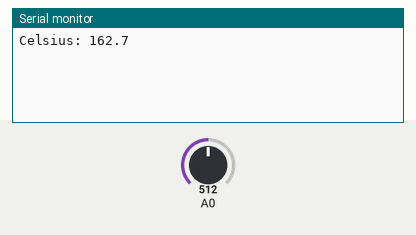
A sketch run on a simulated Arduino Uno, built with avr-gcc and run on an emulated ATmega328P. On the bench: the last lines printed to the serial monitor. The test bench sets the inputs (shaded band); at power-on: A0 = 512.

Above: at 1.2 s.
1.3 s: A0 set to 0
At 3.2 s:
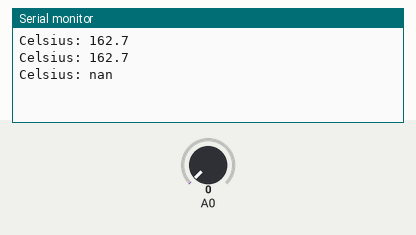
4.3 s: A0 set to 122
At 5.6 s:
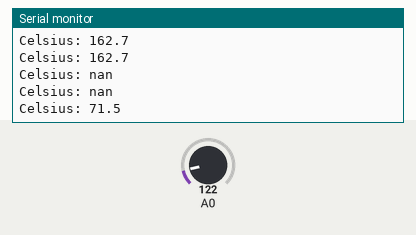

The sketch:

2017-12-27_Thermoworks_Thermistor.ino
```cpp
/* Steinhart-Hart coefficients from:
 * https://tvwbb.com/showthread.php?69233-Thermoworks-TX-1001X-OP-amp-TX-1003X-AP-Probe-Steinhart-Hart-Coefficients
 *
 * Coefficient TX-1001X-OP / TX-1003X-AP
 * Steinhart A 0.0007343140544
 * Steinhart B 0.0002157437229
 * Steinhart C 0.0000000951568577
 *
 *
 * https://arduinodiy.wordpress.com/2015/11/10/measuring-temperature-with-ntc-the-steinhart-hart-formula/
 * https://edwardmallon.wordpress.com/2016/06/09/better-thermistor-readings-with-an-arduino-series-resistors-aref/
 * https://github.com/OSBSS/Thermistor_v2/blob/master/Thermistor_v2.ino
 *
 * http://playground.arduino.cc/ComponentLib/Thermistor2
 *
 *
 *
 */


/*
 * Inputs ADC Value from Thermistor and outputs Temperature in Celsius
 *  requires: include <math.h>
 * Utilizes the Steinhart-Hart Thermistor Equation:
 *    Temperature in Kelvin = 1 / {A + B[ln(R)] + C[ln(R)]3}
 *    where A = 0.001129148, B = 0.000234125 and C = 8.76741E-08
 *
 * These coefficients seem to work fairly universally, which is a bit of a
 * surprise.
 *
 * Schematic:
 *   [Ground] -- [10k-pad-resistor] -- | -- [thermistor] --[Vcc (5 or 3.3v)]
 *                                               |
 *                                          Analog Pin 0
 *
 * In case it isn't obvious (as it wasn't to me until I thought about it), the analog ports
 * measure the voltage between 0v -> Vcc which for an Arduino is a nominal 5v, but for (say)
 * a JeeNode, is a nominal 3.3v.
 *
 * The resistance calculation uses the ratio of the two resistors, so the voltage
 * specified above is really only required for the debugging that is commented out below
 *
 * Resistance = PadResistor * (1024/ADC -1)
 *
 * I have used this successfully with some CH Pipe Sensors (http://www.atcsemitec.co.uk/pdfdocs/ch.pdf)
 * which be obtained from http://www.rapidonline.co.uk.
 *
 */

#include <math.h>

#define ThermistorPIN 0                 // Analog Pin 0

float vcc = 3.3;                       // only used for display purposes, if used
                                        // set to the measured Vcc.
float pad = 14950;                       // balance/pad resistor value, set this to
                                        // the measured resistance of your pad resistor
float thermr = 100000;                   // thermistor nominal resistance

float Thermistor(float RawADC) {
  long Resistance;
  float Temp;  // Dual-Purpose variable to save space.

  Resistance=pad*((1023.0 / RawADC) - 1); //divide if divider is reversed
  Temp = log(Resistance); // Saving the Log(resistance) so not to calculate  it 4 times later
  Temp = 1 / (0.0007343140544 + (0.0002157437229 * Temp) + (0.0000000951568577 * Temp * Temp * Temp));
  Temp = Temp - 273.15;  // Convert Kelvin to Celsius

  // BEGIN- Remove these lines for the function not to display anything
  //Serial.print("ADC: ");
  //Serial.print(RawADC);
  //Serial.print("/1024");                           // Print out RAW ADC Number
  //Serial.print(", vcc: ");
  //Serial.print(vcc,2);
  //Serial.print(", pad: ");
  //Serial.print(pad/1000,3);
  //Serial.print(" Kohms, Volts: ");
  //Serial.print(((RawADC*vcc)/1024.0),3);
  //Serial.print(", Resistance: ");
  //Serial.print(Resistance);
  //Serial.print(" ohms, ");
  // END- Remove these lines for the function not to display anything

  // Uncomment this line for the function to return Fahrenheit instead.
  Temp = (Temp * 9.0)/ 5.0 + 32.0;                  // Convert to Fahrenheit
  return Temp;                                      // Return the Temperature
}

void setup() {
  Serial.begin(115200);
// connect AREF to 3.3V and use that as VCC for the resistor and NTC!
analogReference(EXTERNAL);

}

float sample(byte z)
/* This function will read the Pin 'z' 128 times and take an average.
 *  Need to incopporate at some point:
 *  Gain = ( ideal VrefH – ideal VrefL ) / ( ADC Measured VrefH – ADC Measured VrefL )
 *  Offset = ideal VrefL  – ( Gain * ADC Measured VrefL )
 *  Corrected ADC reading = (Gain * raw ADC reading) + Offset
 *
 */
{
  byte i;
  float sval = 0;
  for (i = 0; i < 128; i++)
  {
  sval = sval + analogRead(z);// sensor on analog pin 'z'
  //Serial.println(analogRead(z));
  delay(1);
  }
  sval = sval / 128.0;    // average
  return sval;
}

void loop() {
  float temp;

  //temp=Thermistor(analogRead(ThermistorPIN));       // read ADC and  convert it to Celsius
  temp=Thermistor(sample(ThermistorPIN));       // read ADC and  convert it to Celsius
  Serial.print("Celsius: ");
  Serial.print(temp,1);                             // display Celsius
  //temp = (temp * 9.0)/ 5.0 + 32.0;                  // converts to  Fahrenheit
  //Serial.print(", Fahrenheit: ");
  //Serial.print(temp,1);                             // display  Fahrenheit
  Serial.println("");
  delay(1000);                                      // Delay a bit...
}
```

Measured:
- after the input at 1.3 s, the serial monitor: prints a new line after 1.1 s (image 1)
- after the input at 4.3 s, the serial monitor: prints a new line after 0.42 s (image 2)
